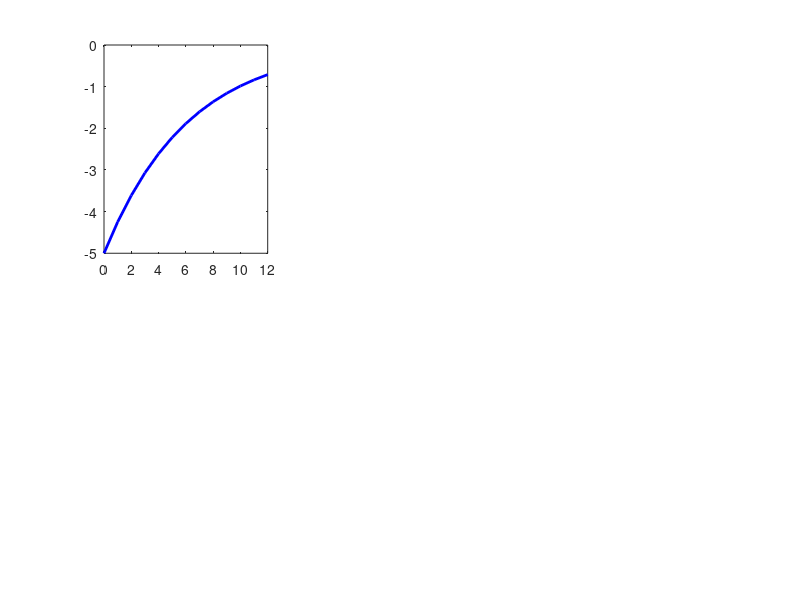

Write the MATLAB code that produced this figure. (Note: this script raises an error after producing the figure.)
%% Optimal Social Planning in a Pandemic: LQR Solution
% Aulis Pesenti, University of Basel
% January 2026
%
% This script solves the discrete-time Linear-Quadratic Regulator (LQR)
% problem for pandemic policy optimization following Bertsekas (2017).

clear; clc; close all;

%% STEP 1===== TIME HORIZON AND DISCOUNTING =====
N = 12;           % Planning horizon (quarters, e.g., 5 years)
beta = 0.99;      % Quarterly discount factor

%% STEP 2===== STRUCTURAL PARAMETERS =====
% NOTE: Illustrative calibration for model demonstration.
% Final values will be derived from LP estimation (Section 5).

% Output gap dynamics
rho_y = 0.85;     % Standard quarterly persistence
alpha_s = 0.20;   % Based on Deb et al. (2022): ~20% GDP impact at full lockdown
alpha_F = 0.20;   % Conservative fiscal multiplier (Auerbach et al. 2022)-> HIER MULTIPLIKATOREN HINZUFÜGEN

% Mortality dynamics  
delta_theta = 0.01;  % ~1% IFR (WHO estimates)

% Fiscal dynamics
gamma_y = 0.50;   % OECD average budget semi-elasticity
r = 0.005;        % ~2% annual real rate
kappa_F = 1.00;   % Direct pass-through

% Epidemiological dynamics
rho_theta = 0.70; % Moderate persistence without intervention
phi_s = 0.30;     % Flaxman et al. (2020): lockdowns reduce R by ~30-50%

%% STEP 3===== SYSTEM MATRICES =====
% State vector: x = [y; d; b; theta]
% Control vector: u = [S; F]

% State transition matrix A (4x4)
A = [rho_y,    0,       0,       0;
     0,        0,       0,       delta_theta;
     -gamma_y, 0,       (1+r),   0;
     0,        0,       0,       rho_theta];

% Control matrix B (4x2)
B = [-alpha_s,  alpha_F;
     0,         0;
     0,         kappa_F;
     -phi_s,    0];

% Disturbance matrix G (4x1)
G = [0; 0; 0; 1];

% Dimensions
n_states = size(A, 1);    % 4
n_controls = size(B, 2);  % 2


%% STEP 4===== COST MATRICES =====
% Running state cost weights
w_y = 1.0;        % Weight on output gap
w_d = 1.0;       % Weight on excess mortality (high priority)
w_b = 0.5;        % Weight on debt deviation

% Terminal state cost weight
W_b = 1.0;        % Terminal weight on debt (post-pandemic legacy)

% Control cost weights
r_S = 0.1;        % Political cost of stringency measures
r_F = 0.1;        % Political cost of fiscal intervention

% Running state cost matrix Q_k = beta^k * Q_base
Q_base = diag([w_y, w_d, w_b, 0]);

% Terminal state cost matrix Q_N
Q_N = (beta^N) * diag([0, 0, W_b, 0]);

% Control cost matrix R
R = diag([r_S, r_F]);

%% STEP 5===== BACKWARD RICCATI RECURSION =====
% Preallocate storage
P = zeros(n_states, n_states, N+1);  % Value function matrices
K = zeros(n_controls, n_states, N);   % Feedback gain matrices

% Terminal condition
P(:,:,N+1) = Q_N;

% Backward recursion: k = N-1, N-2, ..., 0
for k = N:-1:1
    % Current Q_k with discounting
    Q_k = (beta^(k-1)) * Q_base;
    
    % Feedback gain matrix (Eq. 14 in paper)
    K(:,:,k) = (B' * P(:,:,k+1) * B + R) \ (B' * P(:,:,k+1) * A);
    
    % Riccati update (Eq. 15 in paper)
    P(:,:,k) = A' * P(:,:,k+1) * A - A' * P(:,:,k+1) * B * K(:,:,k) + Q_k;
end

disp('Feedback gain K at k=1:');
disp(K(:,:,1));


%% STEP 6===== FORWARD SIMULATION =====
% Initial state: pandemic shock
x0 = [-0.05;    % y_0: -5% output gap
      0;        % d_0: no excess mortality yet
      0;        % b_0: debt at pre-pandemic level
      0.02];    % theta_0: 2% initial infection rate

% Preallocate trajectories
X = zeros(n_states, N+1);    % State trajectory
U = zeros(n_controls, N);     % Control trajectory

% Set initial state
X(:,1) = x0;

% Stochastic shocks (set to zero for deterministic baseline)
sigma_eps = 0.005;  % Std dev of infection shocks
rng(42);            % For reproducibility
epsilon = sigma_eps * randn(1, N);  % Or set to zeros(1,N) for deterministic

% Forward simulation
for k = 1:N
    % Optimal control: u_k = -K_k * x_k
    U(:,k) = -K(:,:,k) * X(:,k);
    
    % Enforce control bounds (optional but realistic)
    U(1,k) = max(0, min(1, U(1,k)));    % Stringency in [0,1]
    U(2,k) = max(0, U(2,k));            % Fiscal stimulus >= 0
    
    % State transition
    X(:,k+1) = A * X(:,k) + B * U(:,k) + G * epsilon(k);
end

disp('Forward simulation completed.');

%% STEP 7===== VISUALIZATION =====
time = 0:N;
time_ctrl = 1:N;

figure('Position', [100, 100, 1200, 800]);

% --- State Variables ---
subplot(2,3,1);
plot(time, X(1,:)*100, 'b-', 'LineWidth', 2);
yline(0, 'k--');
xlabel('Quarter'); ylabel('Percent');
title('Output Gap (y)');
grid on;

subplot(2,3,2);
plot(time, X(2,:)*1000, 'r-', 'LineWidth', 2);
yline(0, 'k--');
xlabel('Quarter'); ylabel('Per 1000 population');
title('Excess Mortality (d)');
grid on;

subplot(2,3,3);
plot(time, X(3,:)*100, 'm-', 'LineWidth', 2);
yline(0, 'k--');
xlabel('Quarter'); ylabel('Percentage points');
title('Public Debt Deviation (b)');
grid on;

subplot(2,3,4);
plot(time, X(4,:)*100, 'Color', [0.5 0 0.5], 'LineWidth', 2);
yline(0, 'k--');
xlabel('Quarter'); ylabel('Percent infected');
title('Infection Rate (\theta)');
grid on;

% --- Control Variables ---
subplot(2,3,5);
plot(time_ctrl, U(1,:), 'k-', 'LineWidth', 2);
xlabel('Quarter'); ylabel('Stringency Index');
title('Social Distancing (S)');
ylim([0, 1]);
grid on;

subplot(2,3,6);
plot(time_ctrl, U(2,:)*100, 'g-', 'LineWidth', 2);
xlabel('Quarter'); ylabel('% of GDP');
title('Fiscal Stimulus (F)');
grid on;

sgtitle('Optimal Pandemic Policy Response (LQR Solution)', 'FontSize', 14);

%% STEP 8===== COST CALCULATION =====
% Calculate realized cost
J_states = 0;
J_controls = 0;

for k = 1:N
    Q_k = (beta^(k-1)) * Q_base;
    J_states = J_states + X(:,k)' * Q_k * X(:,k);
    J_controls = J_controls + U(:,k)' * R * U(:,k);
end

% Terminal cost
J_terminal = X(:,N+1)' * Q_N * X(:,N+1);

J_total = J_states + J_controls + J_terminal;

fprintf('\n===== COST SUMMARY =====\n');
fprintf('State costs:    %.4f\n', J_states);
fprintf('Control costs:  %.4f\n', J_controls);
fprintf('Terminal cost:  %.4f\n', J_terminal);
fprintf('TOTAL COST:     %.4f\n', J_total);

%% LAST STEP===== SAVE RESULTS =====
save('LQR_pandemic_results.mat', 'X', 'U', 'K', 'P', 'A', 'B', 'Q_base', 'Q_N', 'R');
saveas(gcf, 'LQR_pandemic_trajectories.png');

disp('Results saved.');
